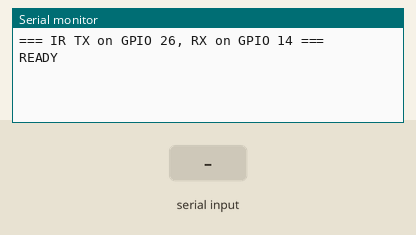
Simulated run of this sketch. Board: ESP8266 (NodeMCU). Parts: the last lines printed to the serial monitor. The inputs (shaded band) are chosen by the test bench.

Above: at 1.7 s.
1.8 s: "nec\n" received over Serial
At 2.8 s:
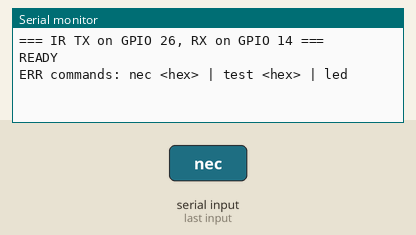
3.3 s: "led\n" received over Serial
At 3.9 s:
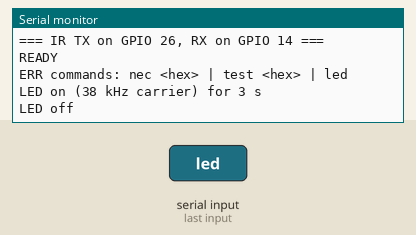

The sketch:

06_ir_tx.ino
```cpp
// IR transmit + receive. Replays NEC codes over an IR LED and keeps listening
// on the VS1838B, so the board can hear (and verify) its own transmissions.
//
// Wiring:
//   VS1838B  VCC <- GPIO 27 (HIGH)  GND <- GND  OUT -> GPIO 14
//   GPIO 26 -> 220R -> 2N2222A base; emitter -> GND; collector -> IR LED
//   cathode; IR LED anode -> 220R -> VIN (5 V from USB)
//
// Serial commands (115200 baud, newline-terminated):
//   nec <hex>     send a 32-bit NEC code, e.g. "nec 0xC03F50AF"
//   test <hex>    send it, then report whether our own receiver decoded it
//   led           drive the LED continuously for 3 s (phone-camera check)

#include <Arduino.h>
#include <IRrecv.h>
#include <IRremoteESP8266.h>
#include <IRsend.h>
#include <IRutils.h>

constexpr uint16_t kRecvPin = 14;
constexpr uint8_t kRxPowerPin = 27;
constexpr uint16_t kSendPin = 26;
constexpr uint16_t kCaptureBufferSize = 1024;
constexpr uint8_t kFrameGapMs = 50;
constexpr uint32_t kLoopbackWaitMs = 300;

IRrecv irrecv(kRecvPin, kCaptureBufferSize, kFrameGapMs, true);
IRsend irsend(kSendPin);
decode_results results;

void printFrame() {
  Serial.printf("RX %s 0x%s (%d bits)\n",
                typeToString(results.decode_type, results.repeat).c_str(),
                uint64ToString(results.value, 16).c_str(), results.bits);
}

void sendNec(uint32_t code) {
  irsend.sendNEC(code, 32);
  Serial.printf("TX NEC 0x%08X\n", code);
}

void loopbackTest(uint32_t code) {
  while (irrecv.decode(&results)) {}  // drop anything stale
  sendNec(code);
  uint32_t start = millis();
  while (millis() - start < kLoopbackWaitMs) {
    if (irrecv.decode(&results)) {
      bool ok = results.decode_type == NEC && results.value == code;
      printFrame();
      Serial.println(ok ? "LOOPBACK PASS" : "LOOPBACK MISMATCH");
      return;
    }
  }
  Serial.println("LOOPBACK FAIL: nothing received");
}

void ledCheck() {
  Serial.println("LED on (38 kHz carrier) for 3 s");
  irsend.enableIROut(38);
  for (int i = 0; i < 3000; i++) irsend.mark(1000);  // mark() takes uint16 us
  irsend.space(0);
  Serial.println("LED off");
}

void handleCommand(String line) {
  line.trim();
  int sp = line.indexOf(' ');
  String cmd = sp < 0 ? line : line.substring(0, sp);
  String arg = sp < 0 ? "" : line.substring(sp + 1);
  uint32_t code = strtoul(arg.c_str(), nullptr, 16);

  if (cmd == "nec" && arg.length()) {
    sendNec(code);
  } else if (cmd == "test" && arg.length()) {
    loopbackTest(code);
  } else if (cmd == "led") {
    ledCheck();
  } else if (line.length()) {
    Serial.println("ERR commands: nec <hex> | test <hex> | led");
  }
}

void setup() {
  Serial.begin(115200);
  pinMode(kRxPowerPin, OUTPUT);
  digitalWrite(kRxPowerPin, HIGH);
  irsend.begin();
  delay(500);
  irrecv.enableIRIn();
  Serial.printf("\n=== IR TX on GPIO %d, RX on GPIO %d ===\n", kSendPin,
                kRecvPin);
  Serial.println("READY");
}

void loop() {
  if (Serial.available()) handleCommand(Serial.readStringUntil('\n'));
  if (irrecv.decode(&results)) printFrame();
}
```

Measured:
- after the input at 1.8 s, the serial monitor: prints a new line at once (image 1)
- after the input at 3.3 s, the serial monitor: prints a new line at once (image 2)
